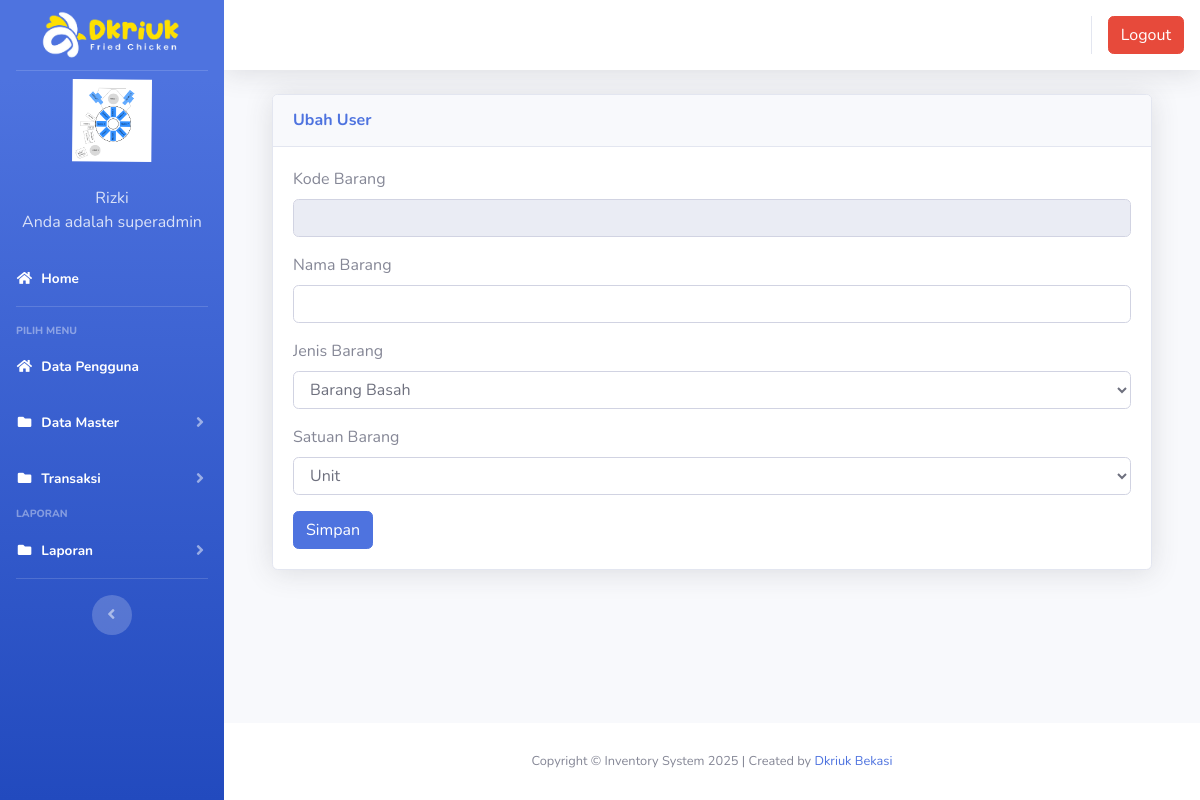
Before: /index3.php?page=gudang&aksi=ubahgudang&kode_barang=BAR-072500 (signed in) with the older database file.
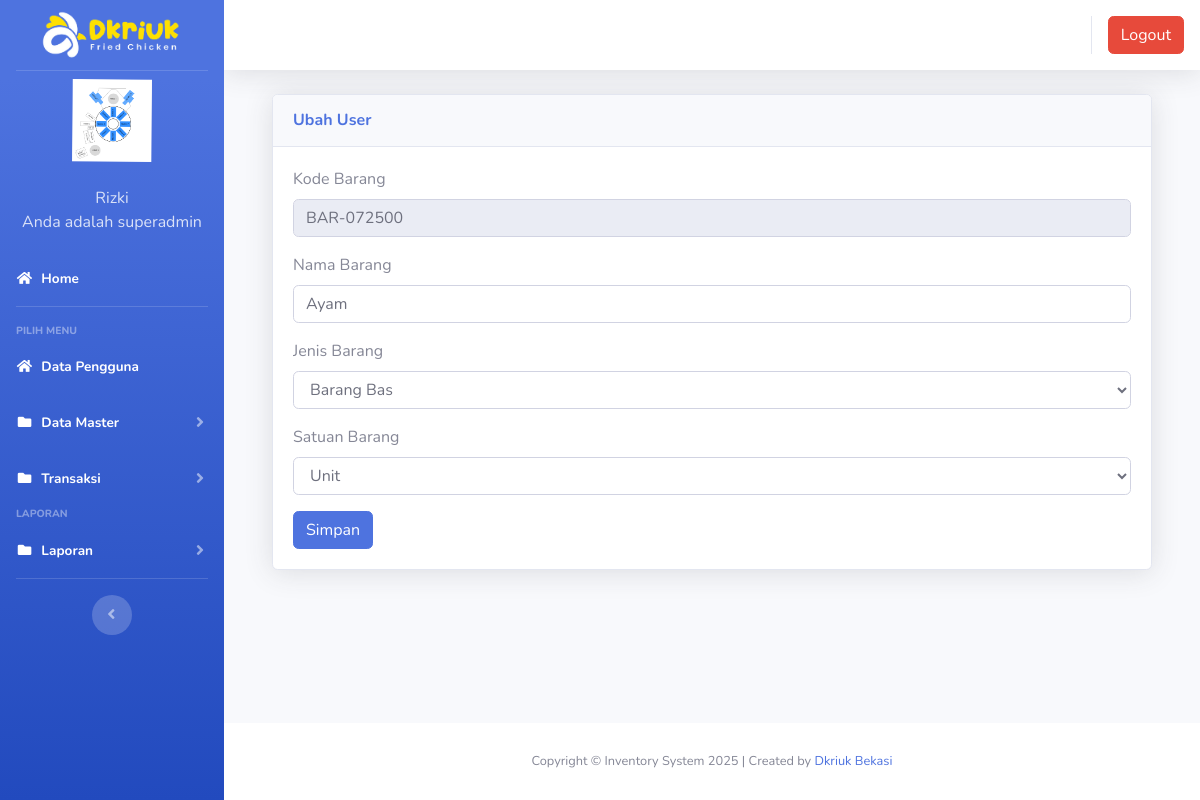
After: the same page with the newer database file.
### tables this page shows
CREATE TABLE IF NOT EXISTS `gudang` (
  `id` int(11) NOT NULL AUTO_INCREMENT,
  `kode_barang` varchar(10) NOT NULL,
  `nama_barang` varchar(50) NOT NULL,
  `jenis_barang` varchar(10) NOT NULL,
  `jumlah` int(11) NOT NULL DEFAULT 0,
  `satuan` varchar(10) NOT NULL,
  PRIMARY KEY (`id`)
);

### page/gudang/ubahgudang.php (the view, shortened to what this page needs)
<?php
 $kode_barang = $_GET['kode_barang'];
 $sql2 = $koneksi->query("select * from gudang where kode_barang = '$kode_barang'");
 $tampil = $sql2->fetch_assoc();
 ?>
  <div class="container-fluid">
          <div class="card shadow mb-4">
            <div class="card-header py-3">
              <h6 class="m-0 font-weight-bold text-primary">Ubah User</h6>
            </div>
            <div class="card-body">
              <div class="table-responsive">
							<div class="body">
							<form method="POST" enctype="multipart/form-data">
							<label for="">Kode Barang</label>
                            <div class="form-group">
                               <div class="form-line">
                                  <input type="text" name="kode_barang" class="form-control" id="kode_barang" value="<?php echo $tampil['kode_barang']; ?>" readonly />
							</div>
                            </div>
							<label for="">Nama Barang</label>
                            <div class="form-group">
                               <div class="form-line">
                                <input type="text" name="nama_barang" value="<?php echo $tampil['nama_barang']; ?>" class="form-control" />
							</div>
                            </div>
						<label for="">Jenis Barang</label>
                            <div class="form-group">
                               <div class="form-line">
                                <select name="jenis_barang" value="<?php echo $tampil['jenis_barang'];?>" class="form-control" />
								<?php
								$sql = $koneksi -> query("select * from jenis_barang order by id");
								while ($data=$sql->fetch_assoc()) {
									echo "<option value='$data[id].$data[jenis_barang]'>$data[jenis_barang]</option>";
								}
								?>
							</div>
                            </div>
							<label for="">Satuan Barang</label>
                            <div class="form-group">
                               <div class="form-line">
                                <select name="satuan" value="<?php echo $tampil['satuan'];?>" class="form-control" />
								<?php
								$sql = $koneksi -> query("select * from satuan order by id");
								while ($data=$sql->fetch_assoc()) {
									echo "<option value='$data[id].$data[satuan]'>$data[satuan]</option>";
								}
								?>
							</div>
                            </div>
							<input type="submit" name="simpan" value="Simpan" class="btn btn-primary">
							</form>

Changed rows visible on the page:
added gudang: kode_barang "BAR-072500", nama_barang "Ayam"
Other visible differences:
form field jenis_barang: "Barang Basah" → "Barang Bas"
